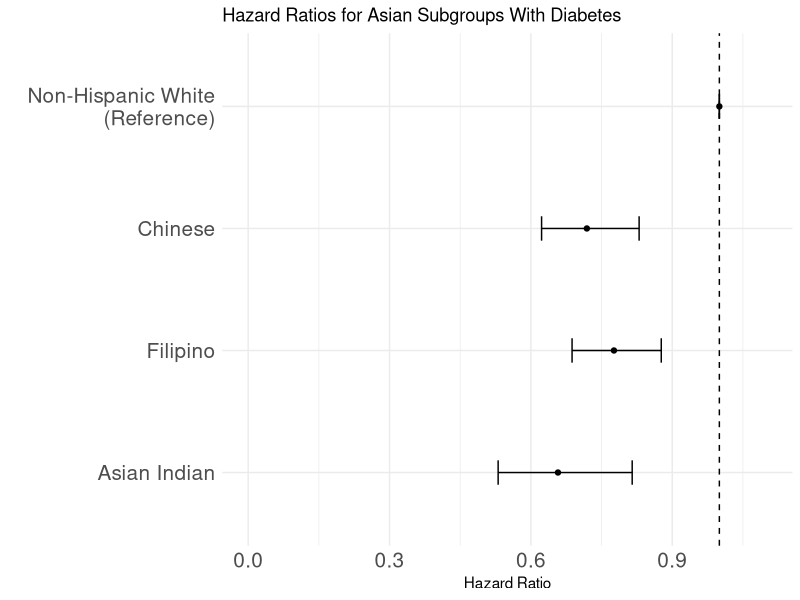
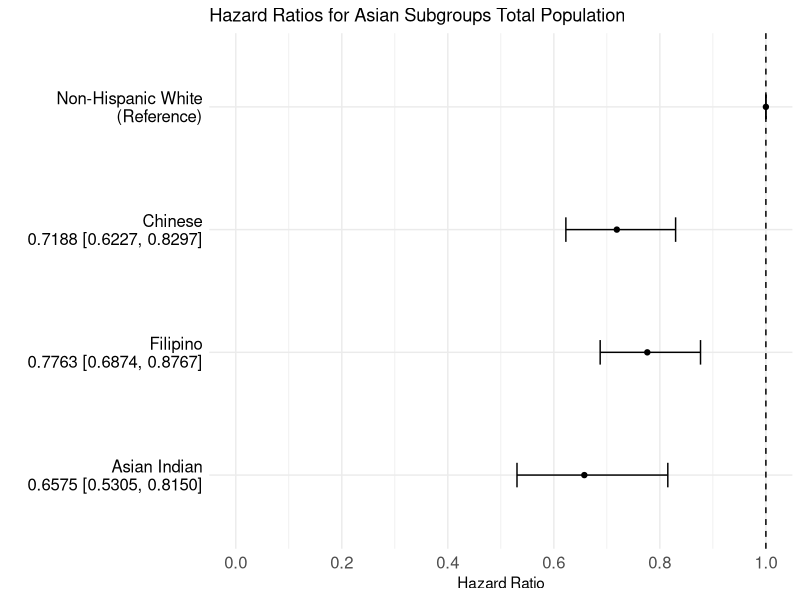
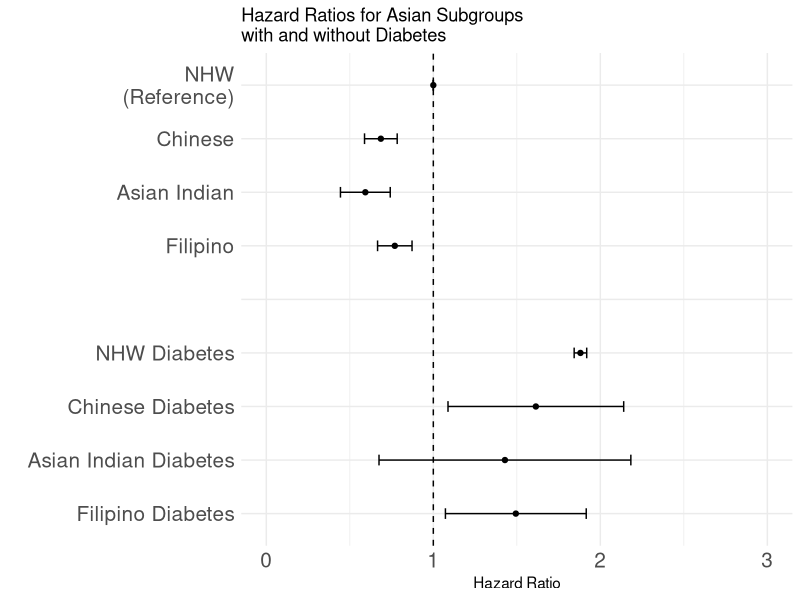
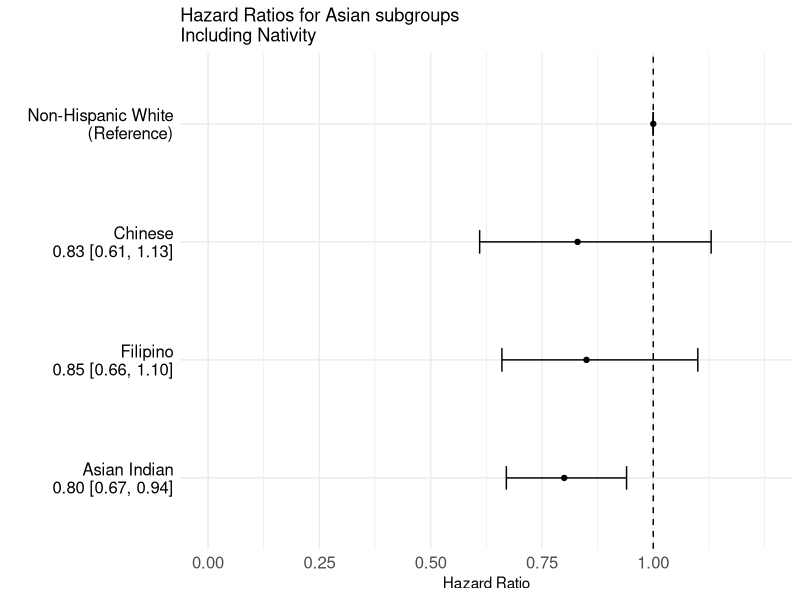
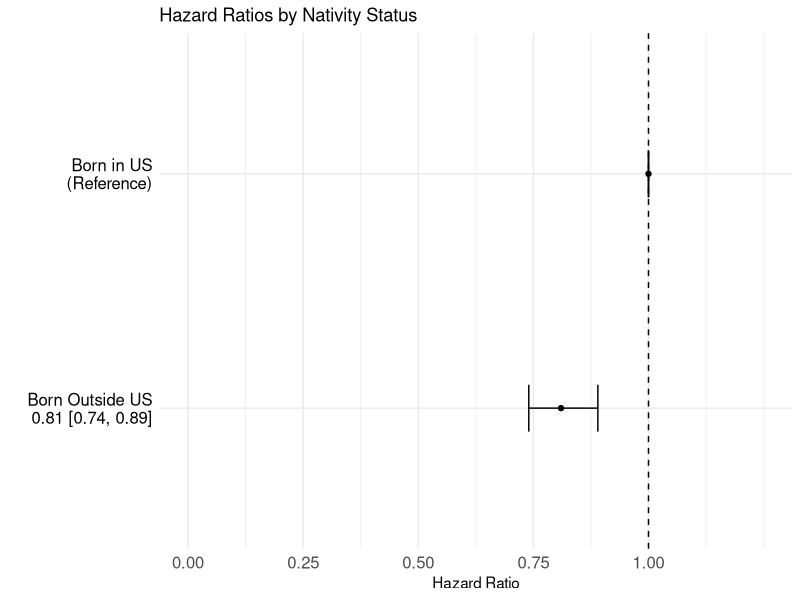
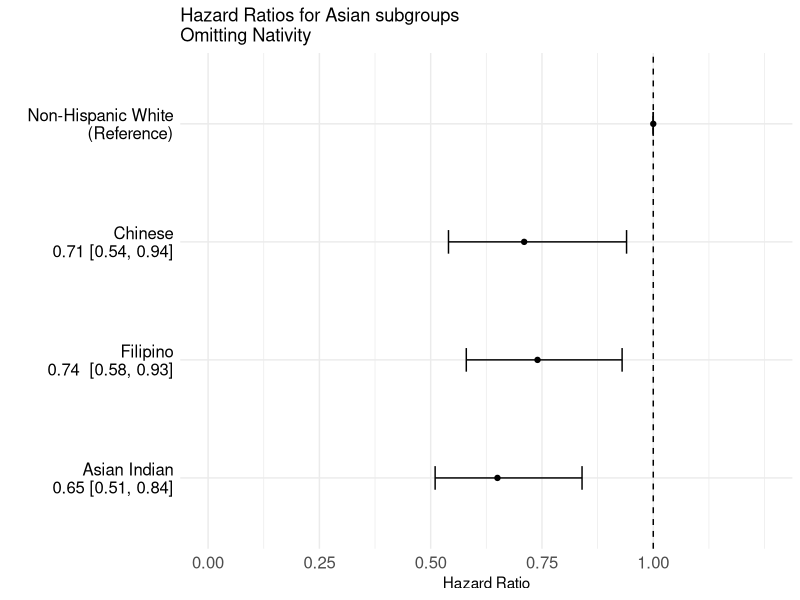

Here is the R script that generated these plots, in order:
## ---- chunk 1
knitr::opts_chunk$set(echo = TRUE)
## ---- chunk 2
library(tidyverse)


## ---- chunk 3

data_forest<-data.frame(
  Variable=c("Non-Hispanic White\n(Reference)", "Chinese", "Filipino", "Asian Indian"),
  Point_Estimate=c(1, 0.7188, 0.7763, 0.6575),
  Lower_Bound=c(1, 0.6227, 0.6874, 0.5305),
  Upper_Bound=c(1,0.8297, 0.8767, 0.8150)
)%>%
  mutate(Variable=factor(Variable, c("Asian Indian", "Filipino", "Chinese","Non-Hispanic White\n(Reference)")))


forest_plot_manual<-data_forest%>%
  ggplot(aes(y=Variable, x=Point_Estimate, xmin=Lower_Bound, xmax=Upper_Bound))+
  geom_point()+
  geom_errorbarh(height=0.2)+
  labs(x="Hazard Ratio", y="", title="Hazard Ratios for Asian Subgroups With Diabetes")+
  #scale_x_log10()+#do I need to make log scale?
  xlim(0,1.1)+
  geom_vline(xintercept=1, lty=2)+
  theme_minimal()+
  theme(axis.text=element_text(size=15))


forest_plot_manual






## ---- chunk 4

data_forest<-data.frame(
  Variable=c("Non-Hispanic White\n(Reference)", "Chinese\n0.7188 [0.6227, 0.8297]", "Filipino\n0.7763 [0.6874, 0.8767]", "Asian Indian\n0.6575 [0.5305, 0.8150]"),
  Point_Estimate=c(1, 0.7188, 0.7763, 0.6575),
  Lower_Bound=c(1, 0.6227, 0.6874, 0.5305),
  Upper_Bound=c(1,0.8297, 0.8767, 0.8150)
)%>%
  mutate(Variable=factor(Variable, c("Asian Indian\n0.6575 [0.5305, 0.8150]", "Filipino\n0.7763 [0.6874, 0.8767]", "Chinese\n0.7188 [0.6227, 0.8297]","Non-Hispanic White\n(Reference)")))


forest_plot_manual<-data_forest%>%
  ggplot(aes(y=Variable, x=Point_Estimate, xmin=Lower_Bound, xmax=Upper_Bound))+
  geom_point()+
  geom_errorbarh(height=0.2)+
  labs(x="Hazard Ratio", y="", title="Hazard Ratios for Asian Subgroups Total Population")+
  #scale_x_log10()+#do I need to make log scale?
  geom_vline(xintercept=1, lty=2)+
  theme_minimal()+
  theme(axis.text=element_text(size=12), axis.text.y=element_text(colour="black"))+
  scale_x_continuous(breaks=seq(0,1,by=0.2), limits=c(0,1))



forest_plot_manual

## ---- chunk 5


data_forest<-data.frame(
  Variable=c("NHW\n (Reference)", "Chinese", "Asian Indian", "Filipino", " ", "NHW Diabetes", "Chinese Diabetes", "Asian Indian Diabetes", "Filipino Diabetes"),
  Point_Estimate=c(1, 0.685862300, 0.592975260, 0.769339826, NA, 1.88086861, 1.6138903, 1.428759235, 1.494021085 ),
  Lower_Bound=c(1, 0.5880577655, 0.443903636,0.6661559135,NA , 1.843315293, 1.087904802, 0.6747849094, 1.072450859),
  Upper_Bound=c(1,0.783666834, 0.7420468847,0.8725237396, NA, 1.918421939 , 2.13987579, 2.182733561, 1.915591312)
)%>%
  mutate(Variable=factor(Variable, c("Filipino Diabetes", "Asian Indian Diabetes","Chinese Diabetes","NHW Diabetes",  " ",  "Filipino", "Asian Indian", "Chinese","NHW\n (Reference)")))


forest_plot_manual<-data_forest%>%
  ggplot(aes(y=Variable, x=Point_Estimate, xmin=Lower_Bound, xmax=Upper_Bound))+
  geom_point()+
  geom_errorbarh(height=0.2)+
  labs(x="Hazard Ratio", y="", title="Hazard Ratios for Asian Subgroups\nwith and without Diabetes")+
  #scale_x_log10()+#do I need to make log scale?
  xlim(0,3)+
  geom_vline(xintercept=1, lty=2)+
  theme_minimal()+
  theme(axis.text=element_text(size=15))


forest_plot_manual

## ---- chunk 6

data_forest<-data.frame(
  Variable=c("Non-Hispanic White\n(Reference)", "Chinese\n0.83 [0.61, 1.13]", "Filipino\n0.85 [0.66, 1.10]", "Asian Indian\n0.80 [0.67, 0.94]"),
  Point_Estimate=c(1, 0.83, 0.85, 0.80),
  Lower_Bound=c(1, 0.61, 0.66, 0.67),
  Upper_Bound=c(1,1.13, 1.10, 0.94)
)%>%
  mutate(Variable=factor(Variable, c("Asian Indian\n0.80 [0.67, 0.94]", "Filipino\n0.85 [0.66, 1.10]", "Chinese\n0.83 [0.61, 1.13]","Non-Hispanic White\n(Reference)")))


forest_plot_manual<-data_forest%>%
  ggplot(aes(y=Variable, x=Point_Estimate, xmin=Lower_Bound, xmax=Upper_Bound))+
  geom_point()+
  geom_errorbarh(height=0.2)+
  labs(x="Hazard Ratio", y="", title="Hazard Ratios for Asian subgroups\nIncluding Nativity")+
  #scale_x_log10()+#do I need to make log scale?
  geom_vline(xintercept=1, lty=2)+
  theme_minimal()+
  theme(axis.text=element_text(size=12), axis.text.y=element_text(colour="black"))+
  scale_x_continuous(breaks=seq(0,1,by=0.25), limits=c(0,1.25))



forest_plot_manual

## ---- chunk 7
data_forest<-data.frame(
  Variable=c("Born in US\n(Reference)", "Born Outside US\n0.81 [0.74, 0.89]"),
  Point_Estimate=c(1, 0.81),
  Lower_Bound=c(1, 0.74),
  Upper_Bound=c(1,0.89)
)%>%
  mutate(Variable=factor(Variable, c("Born Outside US\n0.81 [0.74, 0.89]", "Born in US\n(Reference)")))


forest_plot_manual<-data_forest%>%
  ggplot(aes(y=Variable, x=Point_Estimate, xmin=Lower_Bound, xmax=Upper_Bound))+
  geom_point()+
  geom_errorbarh(height=0.2)+
  labs(x="Hazard Ratio", y="", title="Hazard Ratios by Nativity Status")+
  #scale_x_log10()+#do I need to make log scale?
  geom_vline(xintercept=1, lty=2)+
  theme_minimal()+
  theme(axis.text=element_text(size=12), axis.text.y=element_text(colour="black"))+
  scale_x_continuous(breaks=seq(0,1,by=0.25), limits=c(0,1.25))



forest_plot_manual

## ---- chunk 8

data_forest<-data.frame(
  Variable=c("Non-Hispanic White\n(Reference)", "Chinese\n0.71 [0.54, 0.94]", "Filipino\n0.74  [0.58, 0.93]", "Asian Indian\n0.65 [0.51, 0.84]"),
  Point_Estimate=c(1, 0.71, 0.74, 0.65),
  Lower_Bound=c(1, 0.54, 0.58, 0.51),
  Upper_Bound=c(1,0.94, 0.93, 0.84)
)%>%
  mutate(Variable=factor(Variable, c("Asian Indian\n0.65 [0.51, 0.84]", "Filipino\n0.74  [0.58, 0.93]", "Chinese\n0.71 [0.54, 0.94]","Non-Hispanic White\n(Reference)")))


forest_plot_manual<-data_forest%>%
  ggplot(aes(y=Variable, x=Point_Estimate, xmin=Lower_Bound, xmax=Upper_Bound))+
  geom_point()+
  geom_errorbarh(height=0.2)+
  labs(x="Hazard Ratio", y="", title="Hazard Ratios for Asian subgroups\nOmitting Nativity")+
  #scale_x_log10()+#do I need to make log scale?
  geom_vline(xintercept=1, lty=2)+
  theme_minimal()+
  theme(axis.text=element_text(size=12), axis.text.y=element_text(colour="black"))+
  scale_x_continuous(breaks=seq(0,1,by=0.25), limits=c(0,1.25))



forest_plot_manual

